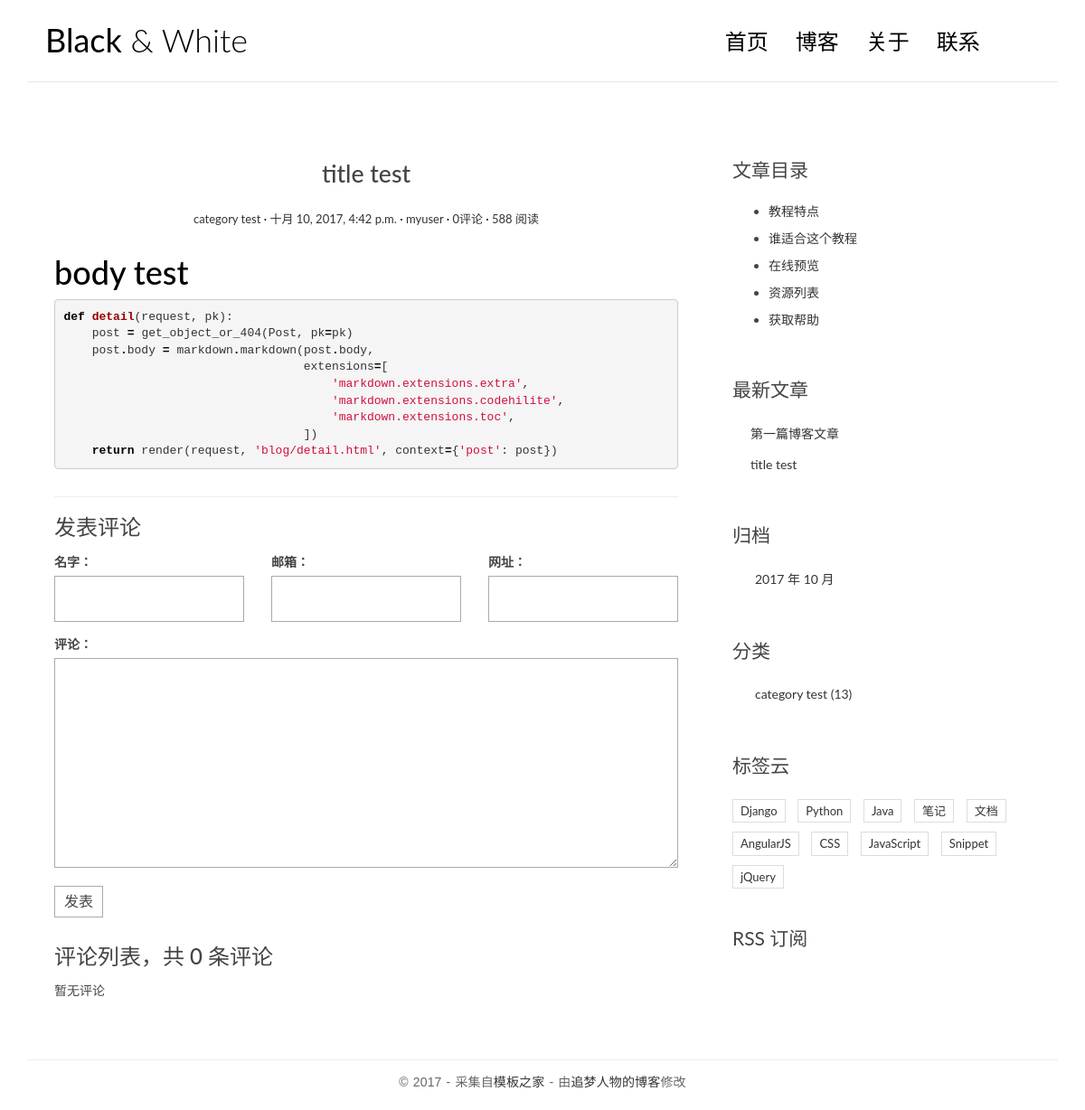
/post/1/, run on an earlier commit of the app's database.
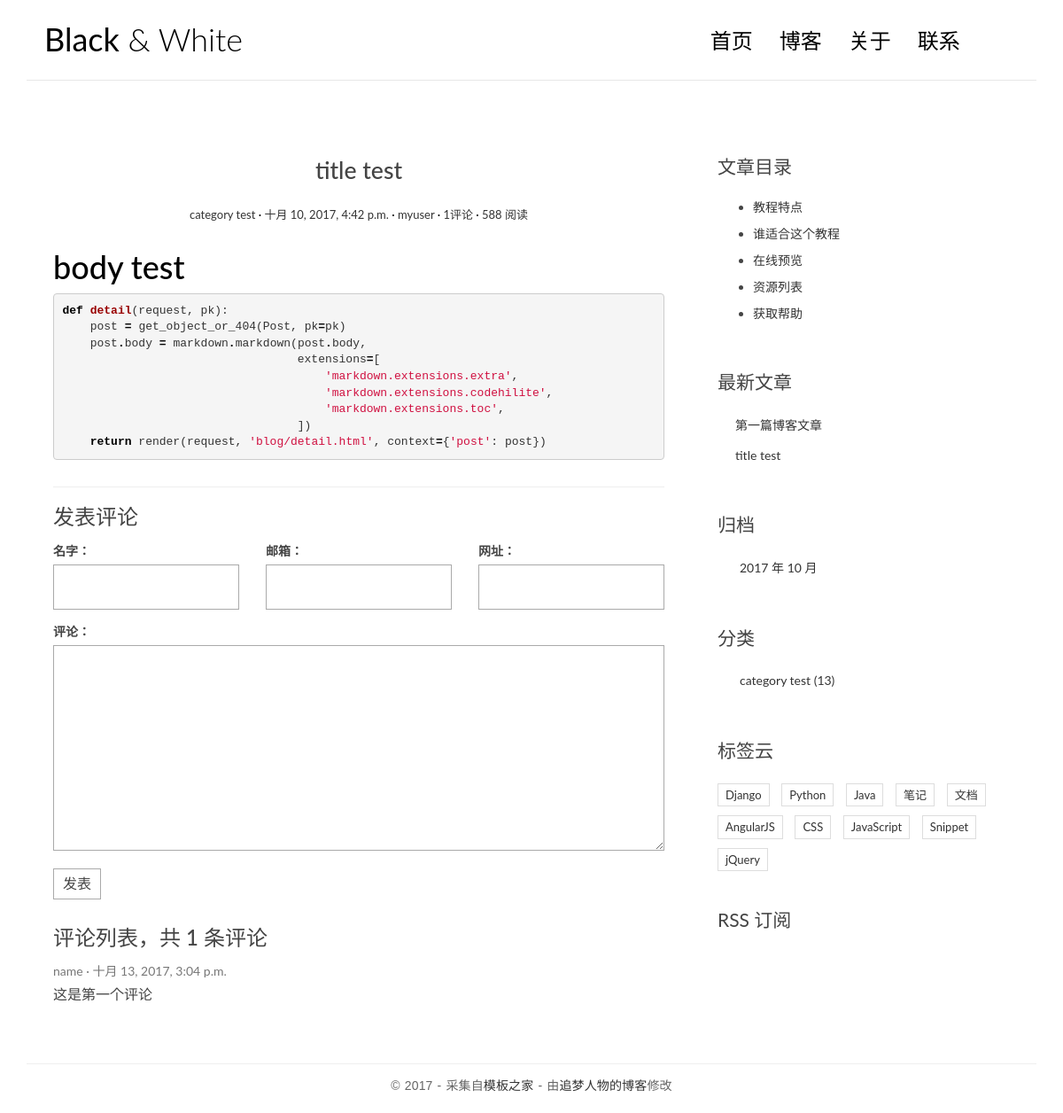
And on a later commit of the database.
### blog/models.py (models this page shows, shortened)
class Post(models.Model):
    title = models.CharField(max_length=70)
    body = models.TextField()
    created_time = models.DateTimeField()
    modified_time = models.DateTimeField()
    excerpt =models.CharField(max_length=200,blank=True)
    category = models.ForeignKey(Category)
    tags = models.ManyToManyField(Tag,blank = True)
    author = models.ForeignKey(User)
    def get_absolute_url(self):
        return reverse('blog:detail',kwargs={'pk':self.pk})
    class Meta:
        ordering = ['-created_time']

class Category(models.Model):
    name = models.CharField(max_length = 100)

### comments/models.py (models this page shows, shortened)
class Comment(models.Model):
    name = models.CharField(max_length=100)
    email=models.EmailField(max_length=255)
    url=models.URLField(blank=True)
    text=models.TextField()
    created_time=models.DateTimeField(auto_now_add=True)
    post=models.ForeignKey('blog.Post')

### blog/views.py (the view)
# urls.py: url(r'^post/(?P<pk>[0-9]+)/$',views.detail,name='detail'),
def detail(request,pk):
    post = get_object_or_404(Post,pk=pk)
    post.body = markdown.markdown(post.body,
                                extensions=[
                                'markdown.extensions.extra',
                                'markdown.extensions.codehilite',
                                'markdown.extensions.toc',
                                ])
    form = CommentForm()
    comment_list = post.comment_set.all()
    context = {
        'post':post,
        'form':form,
        'comment_list':comment_list
    }
    return render(request,'blog/detail.html',context=context)

### comments/forms.py
class CommentForm(forms.ModelForm):
    class Meta:
        model = Comment
        fields = ['name','email','url','text']

### blog/templatetags/blog_tags.py (called while the page is built)
@register.simple_tag
def get_recent_posts(num=5):
    return Post.objects.all().order_by('-created_time')[:num]

@register.simple_tag
def archives():
    return Post.objects.dates('created_time','month',order='DESC')

@register.simple_tag
def get_categories():
    return Category.objects.all()

### templates/blog/detail.html (shortened to what this page needs)
{% extends 'base.html' %}
{% block main %}
<article class="post post-{{ post.pk }}">
    <header class="entry-header">
        <h1 class="entry-title">{{ post.title }}</h1>
        <div class="entry-meta">
            <span class="post-category"><a href="#">{{ post.category.name }}</a></span>
            <span class="post-date"><a href="#"><time class="entry-date"
                                                      datetime="{{ post.created_time }}">{{ post.created_time }}</time></a></span>
            <span class="post-author"><a href="#">{{ post.author }}</a></span>
            <span class="comments-link"><a href="#">{{ post.comment_set.count }}评论</a></span>
            <span class="views-count"><a href="#">588 阅读</a></span>
        </div>
    </header>
    <div class="entry-content clearfix">
        {{ post.body|safe }}
    </div>
</article>
<section class="comment-area" id="comment-area">
    <hr>
    <h3>发表评论</h3>
    <form action="{% url 'comments:post_comment' post.pk %}" method="post" class="comment-form">
        <div class="row">
            <div class="col-md-4">
                <label for="{{ form.name.id_for_label }}">名字：</label>
                {{ form.name }}
            </div>
            <div class="col-md-4">
                <label for="{{ form.email.id_for_label }}">邮箱：</label>
                {{ form.email }}
            </div>
            <div class="col-md-4">
                <label for="{{ form.url.id_for_label }}">网址：</label>
                {{ form.url }}
            </div>
            <div class="col-md-12">
                <label for="{{ form.text.id_for_label }}">评论：</label>
                {{ form.text }}
                <button type="submit" class="comment-btn">发表</button>
            </div>
        </div>
    </form>
    <div class="comment-list-panel">
        <h3>评论列表，共 <span>{{ post.comment_set.count }}</span> 条评论</h3>
        <ul class="comment-list list-unstyled">
            {% for comment in comment_list %}
            <li class="comment-item">
                <span class="nickname">{{ comment.name }}</span>
                <time class="submit-date" datetime="{{ comment.created_time }}">{{comment.created_time }}</time>
                <div class="text">
                  {{ comment.text }}
                </div>
            </li>
            {% empty %}
            暂无评论
            {% endfor %}
        </ul>
    </div>
</section>
{% endblock main %}
{% block toc %}
                <div class="widget widget-content">
                    <h3 class="widget-title">文章目录</h3>
                    <ul>
                        <li>
                            <a href="#">教程特点</a>
                        </li>
                        <li>
                            <a href="#">谁适合这个教程</a>
                        </li>
                        <li>
                            <a href="#">在线预览</a>
                        </li>
                        <li>
                            <a href="#">资源列表</a>
                        </li>
                        <li>
                            <a href="#">获取帮助</a>
                        </li>
                    </ul>
                </div>
  {% endblock toc %}

### templates/base.html (shortened to what this page needs)
{% load staticfiles %}
{% load blog_tags %}
<!DOCTYPE html>
<html>
<head>
    <link rel="stylesheet" href="{% static 'blog/css/bootstrap.min.css' %}">
    <link rel="stylesheet" href="http://code.ionicframework.com/ionicons/2.0.1/css/ionicons.min.css">
    <link rel="stylesheet" href="{% static 'blog/css/pace.css' %}">
    <link rel="stylesheet" href="{% static 'blog/css/custom.css' %}">
    <link rel="stylesheet" href="{% static 'blog/css/highlights/github.css' %}">
</head>
<body>
<div class="container">
    <header id="site-header">
        <div class="row">
            <div class="col-md-4 col-sm-5 col-xs-8">
                <div class="logo">
                    <h1><a href="{% url 'blog:index' %}"><b>Black</b> &amp; White</a></h1>
                </div>
            </div>
            <div class="col-md-8 col-sm-7 col-xs-4">
                <nav class="main-nav" role="navigation">
                    <div class="collapse navbar-collapse" id="bs-example-navbar-collapse-1">
                        <ul class="nav navbar-nav navbar-right">
                            <li class="cl-effect-11"><a href="index.html" data-hover="首页">首页</a></li>
                            <li class="cl-effect-11"><a href="full-width.html" data-hover="博客">博客</a></li>
                            <li class="cl-effect-11"><a href="about.html" data-hover="关于">关于</a></li>
                            <li class="cl-effect-11"><a href="contact.html" data-hover="联系">联系</a></li>
                        </ul>
                    </div>
                </nav>
            </div>
        </div>
    </header>
</div>
<div class="content-body">
    <div class="container">
        <div class="row">
            <main class="col-md-8">
              {% block main %}
              {% endblock main %}
            </main>
            <aside class="col-md-4">
                {% block toc %}
                {% endblock toc %}
                <div class="widget widget-recent-posts">
                    <h3 class="widget-title">最新文章</h3>
                    {% get_recent_posts as recent_post_list %}
                    <ul>
                        {% for post in recent_post_list %}
                        <li>
                            <a href="{{ post.get_absolute_url }}">{{ post.title }}</a>
                        </li>
                        {% empty %}
                        暂无文章！
                        {% endfor %}
                    </ul>
                </div>
                <div class="widget widget-archives">
                    <h3 class="widget-title">归档</h3>
                    {% archives as date_list %}
                    <ul>
                        {% for date in date_list %}
                        <li>
                            <a href="{% url 'blog:archives' date.year date.month %}">
                              {{date.year}} 年 {{date.month}} 月
                            </a>
                        </li>
                        {% empty %}
                        暂无归档！
                        {% endfor %}
                    </ul>
                </div>
                <div class="widget widget-category">
                    <h3 class="widget-title">分类</h3>
                    {% get_categories as category_list %}
                    <ul>
                        {% for category in category_list %}
                        <li>
                            <a href="{% url 'blog:category' category.pk %}">{{ category.name }} <span class="post-count">(13)</span></a>
                        </li>
                        {% empty %}
                        暂无分类！
                        {% endfor %}
                    </ul>
                </div>
                <div class="widget widget-tag-cloud">
                    <h3 class="widget-title">标签云</h3>
                    <ul>
                        <li>
                            <a href="#">Django</a>
                        </li>
                        <li>
                            <a href="#">Python</a>
                        </li>
                        <li>
                            <a href="#">Java</a>
                        </li>
                        <li>
                            <a href="#">笔记</a>
                        </li>
                        <li>
                            <a href="#">文档</a>
                        </li>
                        <li>
                            <a href="#">AngularJS</a>
                        </li>
                        <li>
                            <a href="#">CSS</a>
                        </li>
                        <li>
                            <a href="#">JavaScript</a>
                        </li>
                        <li>
                            <a href="#">Snippet</a>
                        </li>
                        <li>
                            <a href="#">jQuery</a>
                        </li>
                    </ul>
                </div>
                <div class="rss">
                    <a href=""> RSS 订阅</a>
                </div>
            </aside>
        </div>
    </div>
</div>
<footer id="site-footer">
    <div class="container">
        <div class="row">
            <div class="col-md-12">
                <p class="copyright">&copy 2017 - 采集自<a href="http://www.cssmoban.com/"
                                                        target="_blank" title="模板之家">模板之家</a>
                    - 由<a href="http://zmrenwu.com/" title="网页模板" target="_blank">追梦人物的博客</a>修改
                </p>
            </div>
        </div>
    </div>
</footer>
</body>
</html>

### blog/static/blog/css/custom.css (style rules this page uses)
* { outline: none; }
h1, h2, h3, h4, h5, h6 { margin-top: 0; }
b { font-weight: 400; }
a { color: #333; }
body { color: #444; font-family: 'Lato', sans-serif; }
p { font-family: 'Ubuntu', sans-serif; font-weight: 400; word-spacing: 1px; letter-spacing: 0.01em; }
#site-header { background-color: #FFF; padding: 25px 20px; margin-bottom: 40px; border-bottom: 1px solid #e7e7e7; }
.logo h1 a { color: #000; }
.logo h1 { margin: 0; font-family: 'Lato', sans-serif; font-weight: 300; }
.main-nav { margin-top: 11px; max-width: 95%; }
.main-nav a { color: #000000 !important; padding: 0 0 5px 0 !important; margin-right: 30px; font-family: 'Lato', sans-serif; font-weight: 300; font-size: 24px; }
.cl-effect-11 a { padding: 10px 0; color: #0972b4; text-shadow: none; }
.cl-effect-11 a::before { position: absolute; top: 0; left: 0; overflow: hidden; padding: 0 0 5px 0 !important; max-width: 0; border-bottom: 1px solid #000; color: #000; content: attr(data-hover); white-space: nowrap; -webkit-transition: max-width 0.5s; -moz-transition: max-width 0.5s; transition: max-width 0.5s; }
.content-body { padding-bottom: 4em; }
.post { background: #fff; padding: 30px 30px 0; }
.entry-title { text-align: center; font-size: 1.9em; margin-bottom: 20px; line-height: 1.6; padding: 10px 20px 0; }
.entry-meta { text-align: center; color: #DDDDDD; font-size: 13px; margin-bottom: 30px; }
.entry-content { font-size: 18px; line-height: 1.9; font-weight: 300; color: #000; }
.post-category::after, .post-date::after, .post-author::after, .comments-link::after { content: ' ·'; color: #000; }
.widget { background: #fff; padding: 30px 0 0; }
.widget-title { font-size: 1.5em; margin-bottom: 20px; line-height: 1.6; padding: 10px 0 0; font-weight: 400; }
.widget-recent-posts ul { padding: 0; margin: 0; padding-left: 20px; }
.widget-recent-posts ul li { list-style-type: none; position: relative; line-height: 170%; margin-bottom: 10px; }
.widget-recent-posts ul li::before { content: '\f3d3'; font-family: "Ionicons"; position: absolute; left: -17px; top: 3px; font-size: 16px; color: #000; }
.widget-archives ul { padding: 0; margin: 0; padding-left: 25px; }
.widget-archives ul li { list-style-type: none; position: relative; line-height: 170%; margin-bottom: 10px; }
.widget-archives ul li::before { content: '\f3f3'; font-family: "Ionicons"; position: absolute; left: -25px; top: 1px; font-size: 16px; color: #000; }
.widget-category ul { padding: 0; margin: 0; padding-left: 25px; }
.widget-category ul li { list-style-type: none; position: relative; line-height: 170%; margin-bottom: 10px; }
.widget-category ul li::before { content: '\f3fe'; font-family: "Ionicons"; position: absolute; left: -25px; top: 1px; font-size: 18px; color: #000; }
.widget-tag-cloud ul { padding: 0; margin: 0; margin-right: -10px; }
.widget-tag-cloud ul li { list-style-type: none; font-size: 13px; display: inline-block; margin-right: 10px; margin-bottom: 10px; padding: 3px 8px; border: 1px solid #ddd; }
.widget-content ul li { margin-bottom: 10px; }
.rss { font-size: 21px; margin-top: 30px; }
.rss a { color: #444; }
#site-footer { padding-top: 10px; padding: 0 0 1.5em 0; }
.copyright { text-align: center; padding-top: 1em; margin: 0; border-top: 1px solid #eee; color: #666; }
.contact-form input, .comment-form input { border: 1px solid #aaa; margin-bottom: 15px; width: 100%; padding: 15px 15px; font-size: 16px; line-height: 100%; transition: 0.4s border-color linear; }
.contact-form textarea, .comment-form textarea { border: 1px solid #aaa; margin-bottom: 15px; width: 100%; padding: 15px 15px; font-size: 16px; line-height: 20px !important; min-height: 183px; transition: 0.4s border-color linear; }
.comment-area { padding: 0 30px 0; }
.comment-form { margin-top: 15px; }
.comment-form .comment-btn { background-color: #fff; border: 1px solid #aaa; font-size: 16px; padding: 5px 10px; }
.comment-list-panel { margin-top: 30px; }
.comment-list { margin-top: 15px; }
.comment-item .nickname, .comment-item .submit-date { color: #777; font-size: 14px; }
.comment-item .nickname:after { content: ' ·'; }
.comment-item .text { padding-top: 5px; font-size: 16px; }

### blog/static/blog/css/highlights/github.css (style rules this page uses)
.codehilite .k { color: #000000; font-weight: bold }
.codehilite .o { color: #000000; font-weight: bold }
.codehilite .nf { color: #990000; font-weight: bold }
.codehilite .w { color: #bbbbbb }
.codehilite .s1 { color: #d01040 }

What changed in the data, as far as the page shows it:
computed for Post "title test": comment_set.count "0" → "1"
added Comment: name "name", created_time "十月 13, 2017, 3:04 p.m.", text "这是第一个评论"
Also different on the page:
text no longer shown: "暂无评论"
